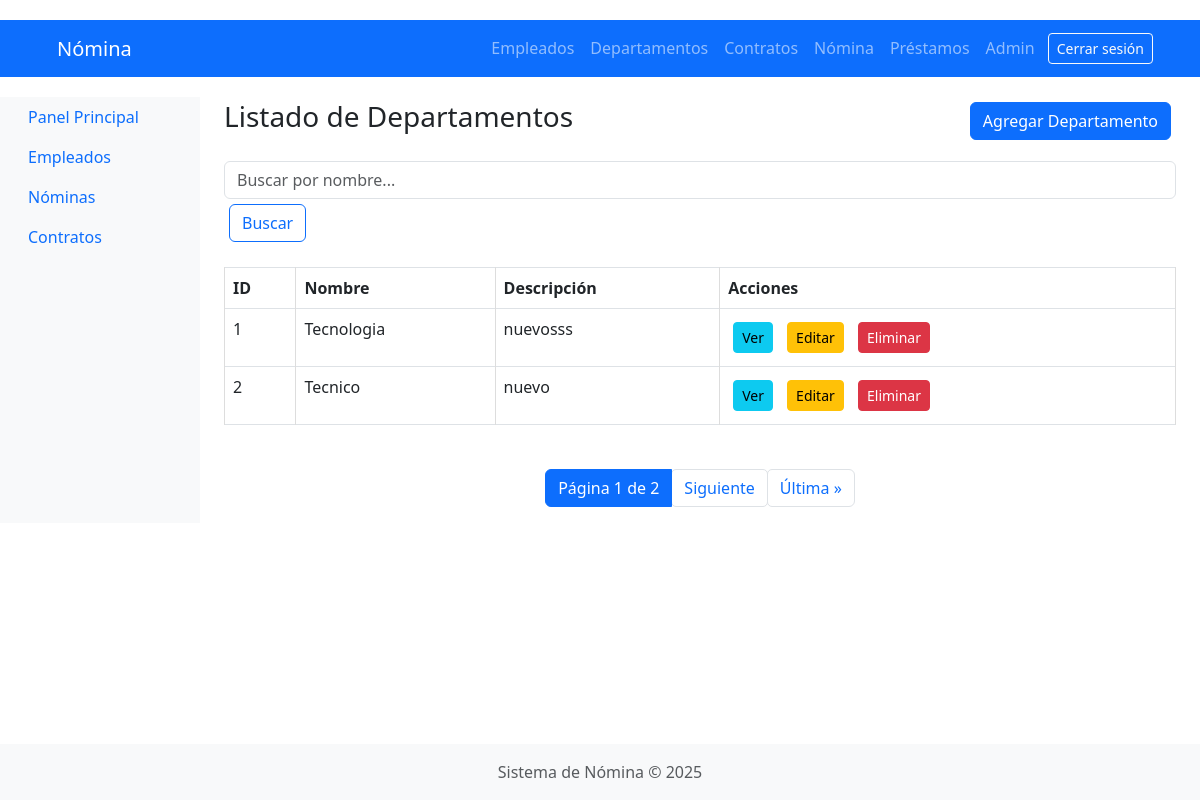
The app's page /departments/ (signed in) with its own data.
### departments/models.py (models this page shows, shortened)
class Departamento(models.Model):
    nombre = models.CharField(max_length=100)
    descripcion = models.TextField(blank=True)

### departments/views.py (the view)
# urls.py: path('', listar_departamentos, name='listar_departamentos'),
@login_required
def listar_departamentos(request):
    query = request.GET.get('q', '')
    departamentos_list = Departamento.objects.all()
    if query:
        departamentos_list = departamentos_list.filter(nombre__icontains=query)
    paginator = Paginator(departamentos_list, 2)  # 10 por página
    page_number = request.GET.get('page')
    departamentos = paginator.get_page(page_number)
    return render(request, 'departments/department_list.html', {
        'departamentos': departamentos,
        'query': query,
    })

### templates/departments/department_list.html (shortened to what this page needs)
{% extends 'base.html' %}
{% block content %}
<div class="d-flex justify-content-between align-items-center mb-3">
    <h1 class="h3">Listado de Departamentos</h1>
    <a href="{% url 'crear_departamento' %}" class="btn btn-primary">Agregar Departamento</a>
</div>
<form method="get" class="form-inline mb-3">
    <input type="text" name="q" class="form-control mr-2" placeholder="Buscar por nombre..." value="{{ query|default:'' }}">
    <button type="submit" class="btn btn-outline-primary">Buscar</button>
</form>
<table class="table table-bordered table-hover">
    <thead class="thead-light">
        <tr>
            <th>ID</th>
            <th>Nombre</th>
            <th>Descripción</th>
            <th>Acciones</th>
        </tr>
    </thead>
    <tbody>
        {% for department in departamentos %}
        <tr>
            <td>{{ forloop.counter }}</td>
            <td>{{ department.nombre }}</td>
            <td>{{ department.descripcion }}</td>
            <td>
                <a href="{% url 'detalle_departamento' department.id %}" class="btn btn-info btn-sm">
                     Ver
                </a>
                <a href="{% url 'actualizar_departamento' department.id %}" class="btn btn-warning btn-sm">
                     Editar
                </a>
                <a href="{% url 'eliminar_departamento' department.id %}" class="btn btn-danger btn-sm" onclick="return confirm('¿Estás seguro de que deseas eliminar este departamento?');">
                     Eliminar
                </a>
            </td>
        </tr>
        {% empty %}
        <tr>
            <td colspan="4" class="text-center text-muted">No se encontraron departamentos que coincidan con la búsqueda.</td>
        </tr>
        {% endfor %}
    </tbody>
</table>
<div class="d-flex justify-content-center mt-4">
    <nav aria-label="Paginación de departamentos">
        <ul class="pagination">
            <li class="page-item active">
                <span class="page-link">
                    Página {{ departamentos.number }} de {{ departamentos.paginator.num_pages }}
                </span>
            </li>
            {% if departamentos.has_next %}
                <li class="page-item">
                    <a class="page-link" href="?page={{ departamentos.next_page_number }}{% if query %}&q={{ query }}{% endif %}">Siguiente</a>
                </li>
                <li class="page-item">
                    <a class="page-link" href="?page={{ departamentos.paginator.num_pages }}{% if query %}&q={{ query }}{% endif %}">Última &raquo;</a>
                </li>
            {% endif %}
        </ul>
    </nav>
</div>
{% endblock %}

### static/css/styles.css (style rules this page uses)
body { font-family: 'Arial', sans-serif; margin: 0; padding: 0; background-color: #f4f4f4; }
nav { margin: 20px 0; }
nav a { color: #ffffff; text-decoration: none; padding: 10px 15px; border-radius: 5px; }
h1, h2, h3 { color: #35424a; }
.table { width: 100%; margin: 20px 0; border-collapse: collapse; }
.table th, .table td { padding: 10px; border: 1px solid #dddddd; text-align: left; }
.table th { background: #35424a; color: #ffffff; }
.btn { display: inline-block; padding: 10px 15px; margin: 5px; border: none; border-radius: 5px; cursor: pointer; }
.btn-primary { background: #35424a; color: #ffffff; }
.btn-danger { background: #e8491d; color: #ffffff; }

### records on screen
Departamento: nombre "Tecnologia", descripcion "nuevosss"
Departamento: nombre "Tecnico", descripcion "nuevo"

### other values on screen
{{ departamentos.number }} "1"
{{ departamentos.paginator.num_pages }} "2"
{{ year|default:2025 }} "2025"
